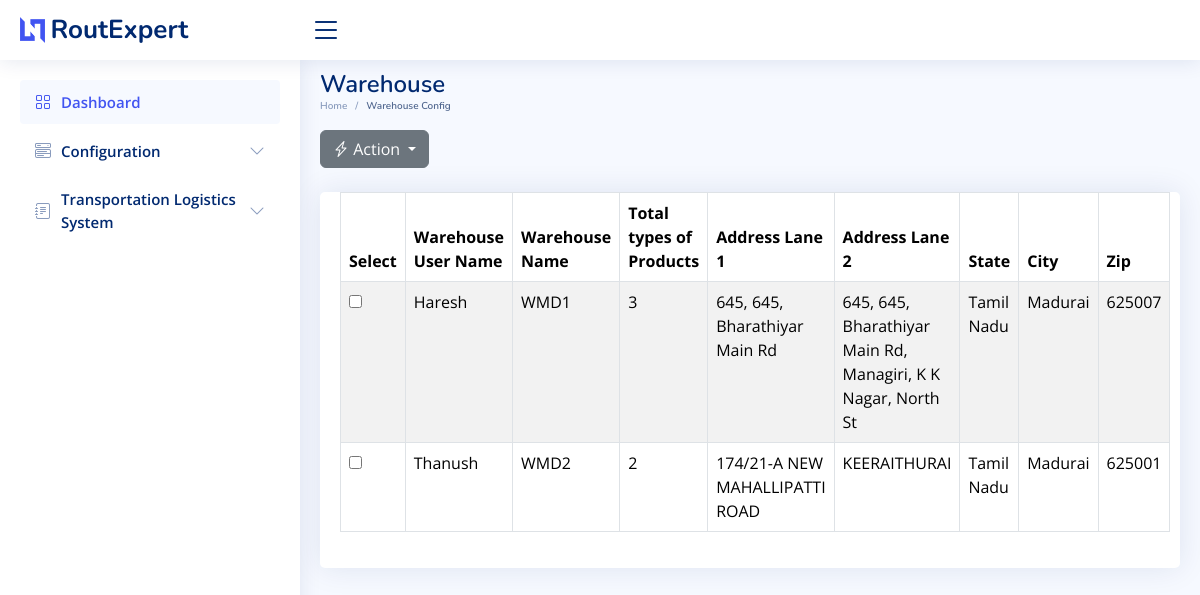
The app's page /warehouse_config, older data.
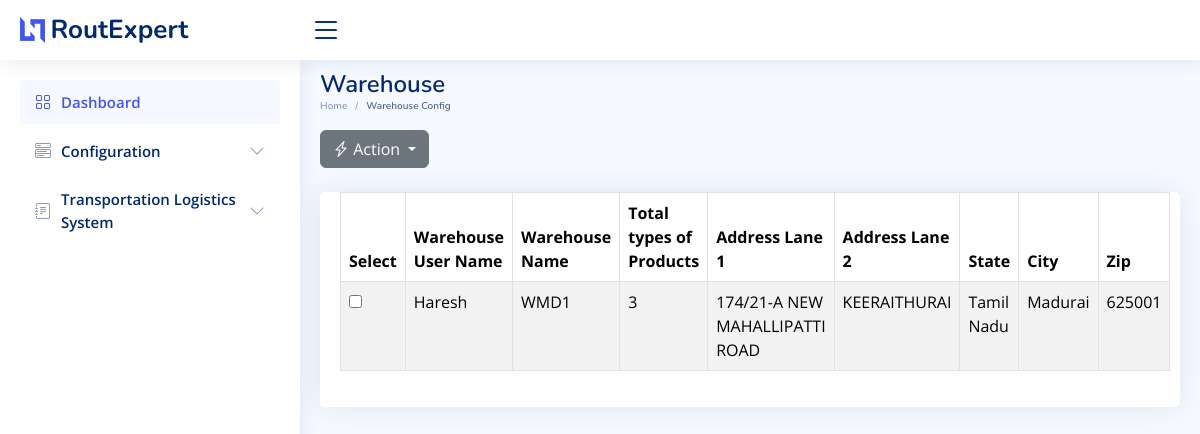
The same page, newer data.
### sql_app/model.py (models this page shows)
class Warehouse(Base):
    __tablename__ = "Warehouse"
    id = Column(Integer, primary_key=True, index=True)
    warehouse_user_name = Column(String)
    warehouse_name = Column(String)
    warehouse_prod_types = Column(String)
    address_lane_1 = Column(String)
    address_lane_2 = Column(String)
    city = Column(String)
    state = Column(String)
    zip = Column(String)

### main.py (the view)
@app.get("/warehouse_config", response_class=HTMLResponse)
async def warehouse_config(request: Request):
    warehouses = db.query(Warehouse).all()
    warehouse_list = []
    for warehouse in warehouses:
        warehouse_data = {
            "id": warehouse.id,
            "warehouse_user_name": warehouse.warehouse_user_name,
            "warehouse_name": warehouse.warehouse_name,
            "warehouse_prod_types": warehouse.warehouse_prod_types,
            "address_lane_1": warehouse.address_lane_1,
            "address_lane_2": warehouse.address_lane_2,
            "state": warehouse.state,
            "city": warehouse.city,
            "zip": warehouse.zip,
        }
        warehouse_list.append(warehouse_data)
    return templates.TemplateResponse("warehouse_config.html", {"request": request, "warehouse": warehouse_list})

### templates/warehouse_config.html (shortened to what the changed rows need)
<!DOCTYPE html>
<html lang="en">
  <head>
    <link
      href="../static/assets/vendor/bootstrap/css/bootstrap.min.css"
      rel="stylesheet"
    />
    <link
      href="../static/assets/vendor/bootstrap-icons/bootstrap-icons.css"
      rel="stylesheet"
    />
    <link
      href="../static/assets/vendor/boxicons/css/boxicons.min.css"
      rel="stylesheet"
    />
    <link
      href="../static/assets/vendor/quill/quill.snow.css"
      rel="stylesheet"
    />
    <link
      href="../static/assets/vendor/quill/quill.bubble.css"
      rel="stylesheet"
    />
    <link
      href="../static/assets/vendor/remixicon/remixicon.css"
      rel="stylesheet"
    />
    <link
      href="../static/assets/vendor/simple-datatables/style.css"
      rel="stylesheet"
    />
    <link href="../static/assets/css/style.css" rel="stylesheet" />
  </head>
  <body>
    <main id="main" class="main">
        <div class="pagetitle">
          <h1>Warehouse</h1>
        </div>
        <section class="section dashboard">
            <div class="container-lg-10 mt-4">
              <div class="card">
                <div class="card-body">
                  <table class="table datatable table-bordered table-striped">
                    <thead class="thead-dark">
                      <tr>
                        <th>Select</th>
                        <th>Warehouse User Name</th>
                        <th>Warehouse Name</th>
                        <th>Total types of Products</th>
                        <th>Address Lane 1</th>
                        <th>Address Lane 2</th>
                        <th>State</th>
                        <th>City</th>
                        <th>Zip</th>
                      </tr>
                    </thead>
                    <tbody>
                      {% for warehouse in warehouse %}
                      <tr>
                        <td><input type="checkbox" name="selectedWarehouse" value="{{ warehouse.id }}"></td>
                        <td class="warehouse-info" data-column="warehouse_user_name">{{ warehouse.warehouse_user_name }}</td>
                        <td class="warehouse-info" data-column="warehouse_name">{{ warehouse.warehouse_name }}</td>
                        <td class="warehouse-info" data-column="warehouse_prod_types">{{ warehouse.warehouse_prod_types }}</td>
                        <td class="warehouse-info" data-column="address_lane_1">{{ warehouse.address_lane_1 }}</td>
                        <td class="warehouse-info" data-column="address_lane_2">{{ warehouse.address_lane_2 }}</td>
                        <td class="warehouse-info" data-column="state">{{ warehouse.state }}</td>
                        <td class="warehouse-info" data-column="city">{{ warehouse.city }}</td>
                        <td class="warehouse-info" data-column="zip">{{ warehouse.zip }}</td>
                      </tr>
                      {% endfor %}
                    </tbody>
                  </table>
                </div>
              </div>
            </div>
        </section>
      </main>
  </body>
</html>

Row changes from the older to the newer data that the page shows:
removed Warehouse: warehouse_user_name "Thanush", warehouse_name "WMD2", warehouse_prod_types "2", address_lane_1 "174/21-A NEW MAHALLIPATTI ROAD", address_lane_2 "KEERAITHURAI", state "Tamil Nadu", city "Madurai", zip "625001"
changed Warehouse "Haresh": address_lane_1 "645, 645, Bharathiyar Main Rd" → "174/21-A NEW MAHALLIPATTI ROAD"; address_lane_2 "645, 645, Bharathiyar Main Rd, Managiri, K K Nagar, North St" → "KEERAITHURAI"; zip "625007" → "625001"
